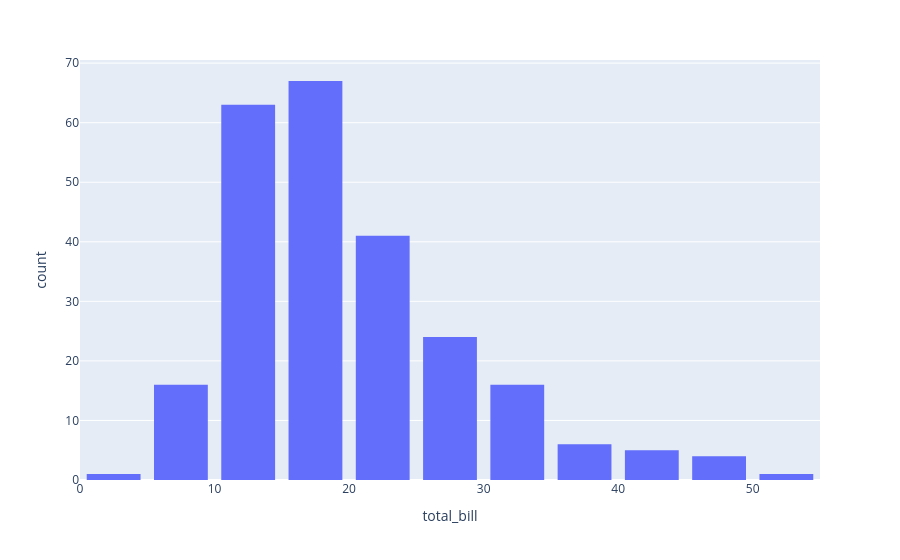

Here is the notebook cell this chart was saved with:
### Code cell
fig = px.histogram(df, x='total_bill', nbins=20)            # putting bins
fig.update_layout(bargap=0.2)                               # puts gap btwn bars
fig.show()

### Figure 1 — Plotly figure (JSON) as saved in the notebook; plotly's stock layout.template omitted (floating-point values rounded to 4 significant figures; data arrays with more than 128 entries replaced by an {"elided": "..."} marker saying what was removed)
{"data": [{"bingroup": "x", "hovertemplate": "total_bill=%{x}<br>count=%{y}<extra></extra>", "legendgroup": "", "marker": {"color": "#636efa", "pattern": {"shape": ""}}, "name": "", "nbinsx": 20, "orientation": "v", "showlegend": false, "type": "histogram", "x": {"elided": "244 float values"}, "xaxis": "x", "yaxis": "y"}], "layout": {"bargap": 0.2, "barmode": "relative", "legend": {"tracegroupgap": 0}, "margin": {"t": 60}, "xaxis": {"anchor": "y", "domain": [0, 1], "title": {"text": "total_bill"}}, "yaxis": {"anchor": "x", "domain": [0, 1], "title": {"text": "count"}}}}
